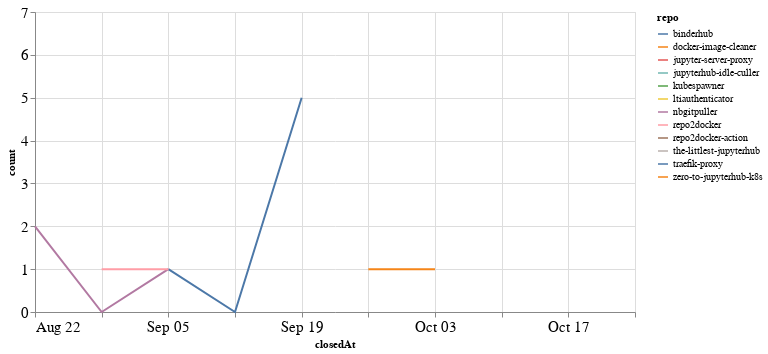

The notebook cell saved with this chart:
### Code cell
closed_by_time = closed_by.groupby('repo').resample('W', on='closedAt').count()['author'].reset_index()
closed_by_time = closed_by_time.rename(columns={'author': 'count'})

alt.Chart(closed_by_time, width=600).mark_line().encode(
    x='closedAt',
    y='count',
    color='repo',
    tooltip="repo"
)

### Figure 1 — Vega-Lite specification as saved in the notebook (floating-point values rounded to 4 significant figures)
{"config": {"axisLeft": {"labelFontSize": 15}, "axisBottom": {"labelFontSize": 15}}, "data": {"name": "data-fe6589c73911694ed33daf77c2f28be8"}, "mark": "line", "encoding": {"color": {"type": "nominal", "field": "repo"}, "tooltip": {"type": "nominal", "field": "repo"}, "x": {"type": "temporal", "field": "closedAt"}, "y": {"type": "quantitative", "field": "count"}}, "width": 600, "$schema": "https://vega.github.io/schema/vega-lite/v4.8.1.json", "datasets": {"data-fe6589c73911694ed33daf77c2f28be8": [{"repo": "binderhub", "closedAt": "2021-09-05T00:00:00", "count": 1}, {"repo": "binderhub", "closedAt": "2021-09-12T00:00:00", "count": 0}, {"repo": "binderhub", "closedAt": "2021-09-19T00:00:00", "count": 5}, {"repo": "docker-image-cleaner", "closedAt": "2021-09-19T00:00:00", "count": 2}, {"repo": "jupyter-server-proxy", "closedAt": "2021-08-29T00:00:00", "count": 2}, {"repo": "jupyterhub-idle-culler", "closedAt": "2021-09-26T00:00:00", "count": 1}, {"repo": "kubespawner", "closedAt": "2021-10-10T00:00:00", "count": 1}, {"repo": "ltiauthenticator", "closedAt": "2021-09-05T00:00:00", "count": 1}, {"repo": "nbgitpuller", "closedAt": "2021-08-22T00:00:00", "count": 2}, {"repo": "nbgitpuller", "closedAt": "2021-08-29T00:00:00", "count": 0}, {"repo": "nbgitpuller", "closedAt": "2021-09-05T00:00:00", "count": 1}, {"repo": "repo2docker", "closedAt": "2021-08-29T00:00:00", "count": 1}, {"repo": "repo2docker", "closedAt": "2021-09-05T00:00:00", "count": 1}, {"repo": "repo2docker-action", "closedAt": "2021-09-19T00:00:00", "count": 1}, {"repo": "the-littlest-jupyterhub", "closedAt": "2021-10-24T00:00:00", "count": 7}, {"repo": "traefik-proxy", "closedAt": "2021-10-24T00:00:00", "count": 3}, {"repo": "zero-to-jupyterhub-k8s", "closedAt": "2021-09-26T00:00:00", "count": 1}, {"repo": "zero-to-jupyterhub-k8s", "closedAt": "2021-10-03T00:00:00", "count": 1}]}}
